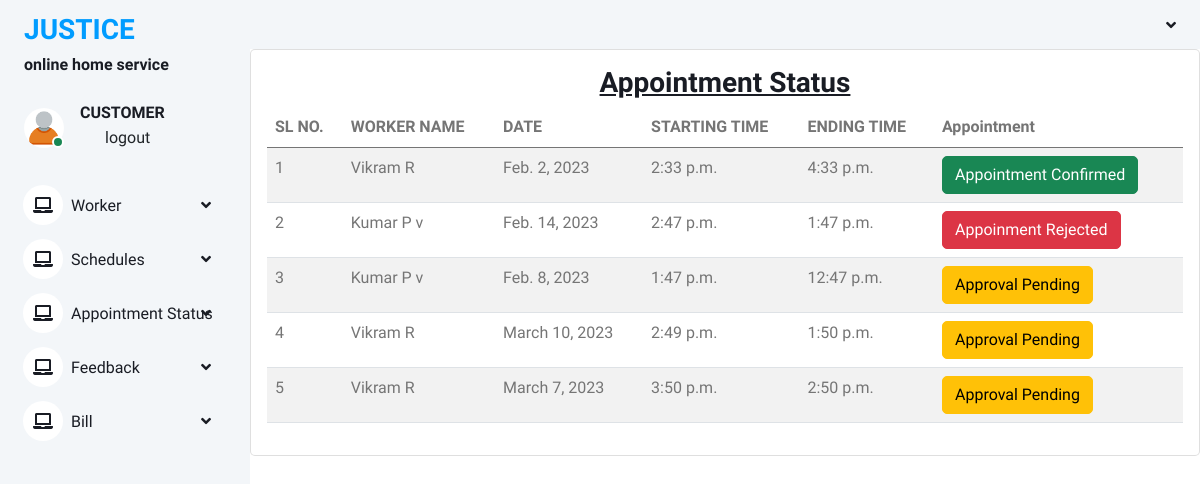
The page /appoinment_view (signed in) on the database its author committed.
### ohs_app/models.py (models this page shows, shortened)
class take_appoinments(models.Model):
    user=models.ForeignKey(Register,on_delete=models.CASCADE)
    schedule=models.ForeignKey(schedule,on_delete=models.CASCADE)
    status =models.IntegerField(default=0)

class schedule(models.Model):
    worker =models.ForeignKey(worker_register,on_delete=models.CASCADE)
    date=models.DateField()
    start_time=models.TimeField()
    end_time=models.TimeField()

class worker_register(models.Model):
    user = models.OneToOneField(Login, on_delete=models.CASCADE)
    name = models.CharField(max_length=100)
    profile_pic=models.FileField(upload_to='profilepic/')
    address = models.CharField(max_length=1000)
    mobile = models.CharField(max_length=40)
    email = models.EmailField()
    work_type=models.ForeignKey(work,on_delete=models.CASCADE)
    def __str__(self):
        return self.name

### ohs_app/views.py (the view)
# urls.py: path("appoinment_view", views.appoinment_view, name="appoinment_view"),
@login_required(login_url='login_page')
def appoinment_view(request):
    u=Register.objects.get(user = request.user)
    a=take_appoinments.objects.filter(user=u)
    return render(request,"customer/viewappoinment_customer.html",{"a":a})

### templates/customer/viewappoinment_customer.html
{% extends 'customer/customer_base.html' %}
{% load crispy_forms_tags %}
{% block content %}
<div class="col-lg-12 grid-margin stretch-card">
              <div class="card">
                <div class="card-body">
                 <h3 class="card-title"><center><u>Appointment Status</u></center></h3>
                  <div class="table-responsive">
                    <table class="table table-striped">
                      <thead>
                        <tr>
                          <th>SL NO.</th>
                          <th>WORKER NAME</th>
                          <th>DATE</th>
                          <th>STARTING TIME</th>
                          <th>ENDING TIME</th>
                          <th>Appointment</th>
                        </tr>
                      </thead>
                      <tbody>
                      {% for i in a %}
                        <tr>
                          <td>{{forloop.counter}}</td>
                          <td>{{ i.schedule.worker }}</td>
                          <td>{{ i.schedule.date }}</td>
                          <td>{{ i.schedule.start_time }}</td>
                          <td>{{ i.schedule.end_time }}</td>
                          <td>
                              {% if i.status == 0 %}
                        <button type="button" class="btn btn-warning">Approval Pending</button>
                        {% elif i.status == 1 %}
                        <button type="button" class="btn btn-success">Appointment Confirmed</button>
                         {% else %}
                        <button type="button" class="btn btn-danger">Appoinment Rejected</button>
                              {% endif %}
                          </td>
                        </tr>
                      {% endfor %}
                      </tbody>
                    </table>
                  </div>
                </div>
              </div>
            </div>
{% endblock %}

### templates/customer/customer_base.html (shortened to what this page needs)
<!DOCTYPE html>
{% load static %}
<html lang="en">
<head>
    <link href="https://cdnjs.cloudflare.com/ajax/libs/font-awesome/5.10.0/css/all.min.css" rel="stylesheet">
    <link href="https://cdn.jsdelivr.net/npm/bootstrap-icons@1.4.1/font/bootstrap-icons.css" rel="stylesheet">
    <link href=" {% static 'static1/asset/lib/owlcarousel/assets/owl.carousel.min.css' %} " rel="stylesheet">
    <link href=" {% static 'static1/asset/lib/tempusdominus/css/tempusdominus-bootstrap-4.min.css' %} " rel="stylesheet" />
    <link href=" {% static 'static1/asset/css/bootstrap.min.css' %} " rel="stylesheet">
    <link href=" {% static 'static1/asset/css/style.css' %} " rel="stylesheet">
</head>
<body>
    <div class="container-xxl position-relative bg-white d-flex p-0">
        <div class="sidebar pe-4 pb-3">
            <nav class="navbar bg-light navbar-light">
                <a href=" {% url 'index' %} " class="navbar-brand mx-4 mb-3">
                    <h3 class="text-primary">JUSTICE</h3>
                    <h6>online home service</h6>
                </a>
                <div class="d-flex align-items-center ms-4 mb-4">
                    <div class="position-relative">
                        <img class="rounded-circle" src=" {% static 'static1/asset/img/customer.png' %} " alt="" style="width: 40px; height: 40px;">
                        <div class="bg-success rounded-circle border border-2 border-white position-absolute end-0 bottom-0 p-1"></div>
                    </div>
                    <div class="ms-3">
                        <h6 class="mb-0">CUSTOMER</h6>
                        <span><a href=" {% url 'logout_view' %} " class="dropdown-item">logout</a></span>
                    </div>
                </div>
                <div class="navbar-nav w-100">
                    <div class="nav-item dropdown">
                        <a href="#" class="nav-link dropdown-toggle" data-bs-toggle="dropdown"><i class="fa fa-laptop me-2"></i>Worker</a>
                    </div>
                    <div class="nav-item dropdown">
                        <a href="#" class="nav-link dropdown-toggle" data-bs-toggle="dropdown"><i class="fa fa-laptop me-2"></i>Schedules</a>
                    </div>
                    <div class="nav-item dropdown">
                        <a href="#" class="nav-link dropdown-toggle" data-bs-toggle="dropdown"><i class="fa fa-laptop me-2"></i>Appointment Status</a>
                    </div>
                    <div class="nav-item dropdown">
                        <a href="#" class="nav-link dropdown-toggle" data-bs-toggle="dropdown"><i class="fa fa-laptop me-2"></i>Feedback</a>
                    </div>
                    <div class="nav-item dropdown">
                        <a href="#" class="nav-link dropdown-toggle" data-bs-toggle="dropdown"><i class="fa fa-laptop me-2"></i>Bill</a>
                    </div>
                </div>
            </nav>
        </div>
        <div class="content">
            <nav class="navbar navbar-expand bg-light navbar-light sticky-top px-4 py-0">
                <div class="navbar-nav align-items-center ms-auto">
                    <div class="nav-item dropdown">
                        <a href="#" class="nav-link dropdown-toggle" data-bs-toggle="dropdown">
                        </a>
                    </div>
                </div>
            </nav>
{% block content %}
            {% endblock %}
    </div>
</body>
</html>

### static/static1/asset/css/style.css (style rules this page uses)
:root { --primary: #009CFF; --light: #F3F6F9; --dark: #191C24; }
.btn { transition: .5s; }
.sidebar { position: fixed; top: 0; left: 0; bottom: 0; width: 250px; height: 100vh; overflow-y: auto; background: var(--light); transition: 0.5s; z-index: 999; }
.content { margin-left: 250px; min-height: 100vh; background: #FFFFFF; transition: 0.5s; }
@media (min-width: 992px) { .sidebar { margin-left: 0; } }
@media (min-width: 992px) { .content { width: calc(100% - 250px); } }
.sidebar .navbar .navbar-nav .nav-link { padding: 7px 20px; color: var(--dark); font-weight: 500; border-left: 3px solid var(--light); border-radius: 0 30px 30px 0; outline: none; }
.sidebar .navbar .navbar-nav .nav-link i { width: 40px; height: 40px; display: inline-flex; align-items: center; justify-content: center; background: #FFFFFF; border-radius: 40px; }
.sidebar .navbar .dropdown-toggle::after { position: absolute; top: 15px; right: 15px; border: none; content: "\f107"; font-family: "Font Awesome 5 Free"; font-weight: 900; transition: .5s; }
.sidebar .navbar .dropdown-item { padding-left: 25px; border-radius: 0 30px 30px 0; }
.content .navbar .navbar-nav .nav-link { margin-left: 25px; padding: 12px 0; color: var(--dark); outline: none; }
.content .navbar .dropdown-toggle::after { margin-left: 6px; vertical-align: middle; border: none; content: "\f107"; font-family: "Font Awesome 5 Free"; font-weight: 900; transition: .5s; }

### rows shown on the page
take_appoinments: schedule.worker "Vikram R", schedule "Feb. 2, 2023", schedule.start_time "2:33 p.m.", schedule.end_time "4:33 p.m.", status "Appointment Confirmed"
take_appoinments: schedule.worker "Kumar P v", schedule "Feb. 14, 2023", schedule.start_time "2:47 p.m.", schedule.end_time "1:47 p.m.", status "Appoinment Rejected"
take_appoinments: schedule.worker "Kumar P v", schedule "Feb. 8, 2023", schedule.start_time "1:47 p.m.", schedule.end_time "12:47 p.m.", status "Approval Pending"
take_appoinments: schedule.worker "Vikram R", schedule "March 10, 2023", schedule.start_time "2:49 p.m.", schedule.end_time "1:50 p.m.", status "Approval Pending"
take_appoinments: schedule.worker "Vikram R", schedule "March 7, 2023", schedule.start_time "3:50 p.m.", schedule.end_time "2:50 p.m.", status "Approval Pending"
